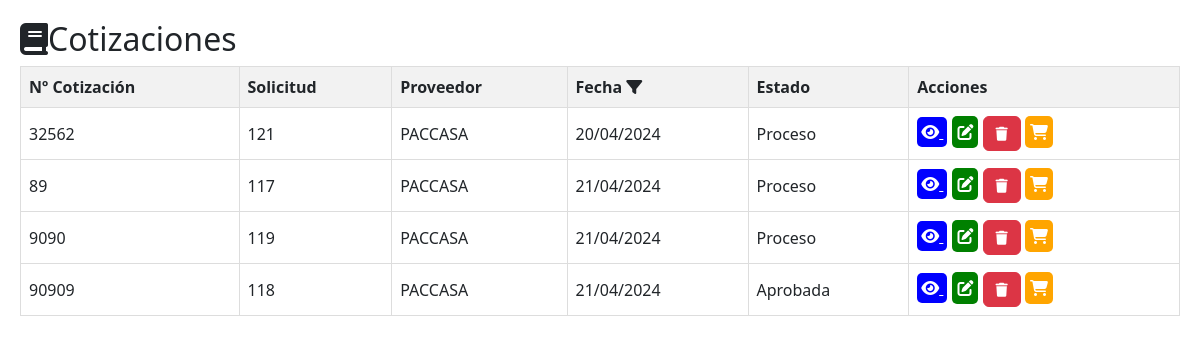
Screenshot of /cotizaciones/cotizaciones.php with the database file from the repository.
### tables this page shows
CREATE TABLE `tbl_cotizacion` (
  `ID_COTIZACION` int(11) NOT NULL AUTO_INCREMENT,
  `ID` int(11) DEFAULT NULL,
  `ID_PROVEEDOR` int(11) DEFAULT NULL,
  `NUMERO_COTIZACION` varchar(20) DEFAULT NULL,
  `DEPARTAMENTO` varchar(100) NOT NULL,
  `FECHA_COTIZACION` date DEFAULT NULL,
  `ESTADO` varchar(255) NOT NULL,
  `URL` varchar(255) NOT NULL,
  `FECHA_CREACION` timestamp NOT NULL DEFAULT current_timestamp(),
  `FECHA_MODIFICACION` timestamp NOT NULL DEFAULT current_timestamp() ON UPDATE current_timestamp(),
  `CREADO_POR` varchar(255) DEFAULT NULL,
  `MODIFICADO_POR` varchar(255) DEFAULT NULL,
  PRIMARY KEY (`ID_COTIZACION`),
  KEY `ID_PROVEEDOR` (`ID_PROVEEDOR`),
  KEY `tbl_solicitudes_tbl_cotizacion` (`ID`),
  CONSTRAINT `tbl_cotizacion_ibfk_1` FOREIGN KEY (`ID_PROVEEDOR`) REFERENCES `tbl_proveedores` (`ID_PROVEEDOR`)
);

CREATE TABLE `tbl_proveedores` (
  `ID_PROVEEDOR` int(11) NOT NULL AUTO_INCREMENT,
  `NOMBRE` varchar(100) DEFAULT NULL,
  `DIRECCION` varchar(200) DEFAULT NULL,
  `TELEFONO` varchar(20) DEFAULT NULL,
  `CORREO_ELECTRONICO` varchar(100) DEFAULT NULL,
  `FECHA_CREACION` timestamp NOT NULL DEFAULT current_timestamp(),
  `FECHA_MODIFICACION` timestamp NOT NULL DEFAULT current_timestamp() ON UPDATE current_timestamp(),
  `CREADO_POR` varchar(255) DEFAULT NULL,
  `MODIFICADO_POR` varchar(255) DEFAULT NULL,
  `id_empresa` int(11) DEFAULT NULL,
  `SERVICIO_PRESTADO` varchar(150) DEFAULT NULL,
  `RTN_EMPRESA` varchar(15) DEFAULT NULL,
  `ESTADO_PROVEEDOR` varchar(255) DEFAULT NULL,
  PRIMARY KEY (`ID_PROVEEDOR`)
);

### cotizaciones/cotizaciones.php (the view, shortened to what this page needs)
<!DOCTYPE html>
<html lang="es">
<head>
    <link rel="stylesheet" href="../css/estilos.css">
    <link href="https://cdn.jsdelivr.net/npm/bootstrap@5.3.0/dist/css/bootstrap.min.css" rel="stylesheet">
</head>
<body>
<?php
include('../conexion/conexion.php');
$headerContent = '
    <h2><i class="fas fa-book"></i>Cotizaciones</h2>
    <table class="solicitud-table">
        <tr>
            <th>Nº Cotización</th>
            <th>Solicitud</th>
            <th>Proveedor</th>
            <th>
                Fecha
                <i class="fas fa-filter filter-icon" onclick="toggleFechaFiltro()"></i>
                <input type="date" id="fecha_filtro" onchange="filtrarPorFecha()">
            </th>
            <th>Estado</th>
            <th>Acciones</th>
        </tr>
';
if (isset($_GET['fecha_filtro'])) {
    $fechaFiltro = date('Y-m-d', strtotime($_GET['fecha_filtro']));
    $sql = "SELECT DISTINCT c.NUMERO_COTIZACION, c.ID_COTIZACION, c.ID, c.ID_PROVEEDOR, p.NOMBRE as PROVEEDOR, c.FECHA_COTIZACION, c.ESTADO
            FROM tbl_cotizacion c
            INNER JOIN tbl_proveedores p ON c.ID_PROVEEDOR = p.ID_PROVEEDOR
            WHERE c.FECHA_COTIZACION = '$fechaFiltro'
            ORDER BY c.NUMERO_COTIZACION";
} else {
    $sql = "SELECT DISTINCT c.NUMERO_COTIZACION, c.ID_COTIZACION, c.ID, c.ID_PROVEEDOR, p.NOMBRE as PROVEEDOR, c.FECHA_COTIZACION, c.ESTADO
            FROM tbl_cotizacion c
            INNER JOIN tbl_proveedores p ON c.ID_PROVEEDOR = p.ID_PROVEEDOR
            ORDER BY c.NUMERO_COTIZACION";
}
$result = $conn->query($sql);
$rowsContent = '';
if ($result->num_rows > 0) {
    echo $headerContent;
    while ($row = $result->fetch_assoc()) {
        $rowsContent .= '<tr>';
        $rowsContent .= '<td>' . $row["NUMERO_COTIZACION"] . '</td>';
        $rowsContent .= '<td>' . $row["ID"] . '</td>';
        $rowsContent .= '<td>' . $row["PROVEEDOR"] . '</td>';
        $rowsContent .= '<td>' . date("d/m/Y", strtotime($row["FECHA_COTIZACION"])) . '</td>';
        $rowsContent .= '<td>' . $row["ESTADO"] . '</td>';
        $rowsContent .= '<td>
                           <a href="verCotizacion.php?id='. $row["ID_COTIZACION"] . '" style="background-color: blue; color: white; padding: 4px; border-radius: 5px; margin-right: 5px;">
                           <i class="fas fa-eye"></i>
                           </a>
                            <a href="editar_cotizacion.php?id=' . $row["ID_COTIZACION"] . '" style="background-color: green; color: white; padding: 5px; border-radius: 5px;"><i class="fas fa-edit"></i></a>
                            <button class="btn btn-danger" onclick="eliminarCotizacion(' . $row["ID_COTIZACION"] . ')" style="font-size: 14px;">
                              <i class="fas fa-trash"></i>
                            </button>
                            <a href="../cotizaciones/add_cotizaciones.php?id=' . $row["ID"] . '" style="background-color: orange; color: white; padding: 5px; border-radius: 5px;"><i class="fas fa-shopping-cart"></i></a>
                        </td>';
        $rowsContent .= '</tr>';
    }
    echo $rowsContent;
    echo '</table>';
} else {
    echo $headerContent;
    echo '<tr><td colspan="6">No se encontraron cotizaciones.</td></tr>';
    echo '</table>';
}
?>
</body>
</html>

### css/estilos.css (style rules this page uses)
body { font-family: Arial, sans-serif; margin: 0; padding: 20px; }
table { width: 100%; border-collapse: collapse; }
th, td { padding: 10px; text-align: left; border-bottom: 1px solid #ddd; }
th { background-color: #f2f2f2; }

### cotizaciones/cotizaciones.php (style rules this page uses)
.solicitud-table { border-collapse: collapse; width: 100%; }
.solicitud-table th, .solicitud-table td { border: 1px solid #ddd; padding: 8px; text-align: left; }
.filter-icon { cursor: pointer; }

### rows the page displays
tbl_cotizacion: NUMERO_COTIZACION "32562", ID "121", ID_PROVEEDOR.NOMBRE "PACCASA", FECHA_COTIZACION "20/04/2024", ESTADO "Proceso"
tbl_cotizacion: NUMERO_COTIZACION "89", ID "117", ID_PROVEEDOR.NOMBRE "PACCASA", FECHA_COTIZACION "21/04/2024", ESTADO "Proceso"
tbl_cotizacion: NUMERO_COTIZACION "9090", ID "119", ID_PROVEEDOR.NOMBRE "PACCASA", FECHA_COTIZACION "21/04/2024", ESTADO "Proceso"
tbl_cotizacion: NUMERO_COTIZACION "90909", ID "118", ID_PROVEEDOR.NOMBRE "PACCASA", FECHA_COTIZACION "21/04/2024", ESTADO "Aprobada"
